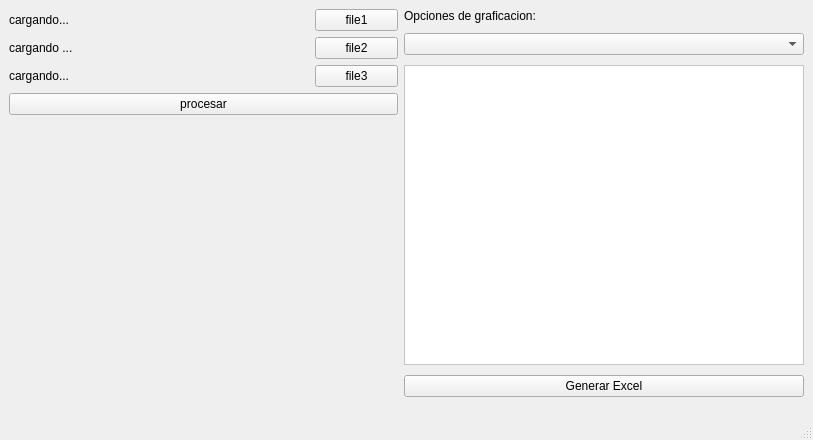
<?xml version="1.0" encoding="UTF-8"?>
<ui version="4.0">
 <class>MainWindow</class>
 <widget class="QMainWindow" name="MainWindow">
  <property name="geometry">
   <rect>
    <x>0</x>
    <y>0</y>
    <width>813</width>
    <height>440</height>
   </rect>
  </property>
  <property name="windowTitle">
   <string>MainWindow</string>
  </property>
  <widget class="QWidget" name="centralwidget">
   <layout class="QHBoxLayout" name="horizontalLayout_2">
    <item>
     <layout class="QHBoxLayout" name="horizontalLayout">
      <item>
       <layout class="QVBoxLayout" name="verticalLayout_4">
        <item>
         <layout class="QGridLayout" name="gridLayout">
          <item row="0" column="0">
           <widget class="QLabel" name="txtFile1">
            <property name="minimumSize">
             <size>
              <width>300</width>
              <height>0</height>
             </size>
            </property>
            <property name="text">
             <string>cargando...</string>
            </property>
           </widget>
          </item>
          <item row="1" column="1">
           <widget class="QPushButton" name="btnFile2">
            <property name="text">
             <string>file2</string>
            </property>
           </widget>
          </item>
          <item row="2" column="1">
           <widget class="QPushButton" name="btnFile3">
            <property name="text">
             <string>file3</string>
            </property>
           </widget>
          </item>
          <item row="1" column="0">
           <widget class="QLabel" name="txtFile2">
            <property name="minimumSize">
             <size>
              <width>300</width>
              <height>0</height>
             </size>
            </property>
            <property name="maximumSize">
             <size>
              <width>300</width>
              <height>16777215</height>
             </size>
            </property>
            <property name="text">
             <string>cargando ...</string>
            </property>
           </widget>
          </item>
          <item row="3" column="0" colspan="2">
           <widget class="QPushButton" name="btnProcess">
            <property name="text">
             <string>procesar</string>
            </property>
           </widget>
          </item>
          <item row="0" column="1">
           <widget class="QPushButton" name="btnFile1">
            <property name="text">
             <string>file1</string>
            </property>
           </widget>
          </item>
          <item row="2" column="0">
           <widget class="QLabel" name="txtFile3">
            <property name="minimumSize">
             <size>
              <width>300</width>
              <height>0</height>
             </size>
            </property>
            <property name="maximumSize">
             <size>
              <width>300</width>
              <height>16777215</height>
             </size>
            </property>
            <property name="text">
             <string>cargando...</string>
            </property>
           </widget>
          </item>
          <item row="4" column="0" colspan="2">
           <spacer name="verticalSpacer_2">
            <property name="orientation">
             <enum>Qt::Vertical</enum>
            </property>
            <property name="sizeHint" stdset="0">
             <size>
              <width>20</width>
              <height>40</height>
             </size>
            </property>
           </spacer>
          </item>
         </layout>
        </item>
       </layout>
      </item>
      <item>
       <layout class="QVBoxLayout" name="verticalLayout_5">
        <property name="spacing">
         <number>10</number>
        </property>
        <item>
         <widget class="QLabel" name="label_4">
          <property name="text">
           <string>Opciones de graficacion:</string>
          </property>
         </widget>
        </item>
        <item>
         <widget class="QComboBox" name="listData"/>
        </item>
        <item>
         <widget class="QFrame" name="graph">
          <property name="enabled">
           <bool>true</bool>
          </property>
          <property name="minimumSize">
           <size>
            <width>400</width>
            <height>300</height>
           </size>
          </property>
          <property name="maximumSize">
           <size>
            <width>300</width>
            <height>300</height>
           </size>
          </property>
          <property name="styleSheet">
           <string notr="true">background-color: rgb(255, 255, 255);</string>
          </property>
          <property name="frameShape">
           <enum>QFrame::StyledPanel</enum>
          </property>
          <property name="frameShadow">
           <enum>QFrame::Raised</enum>
          </property>
         </widget>
        </item>
        <item>
         <widget class="QPushButton" name="btnExcel">
          <property name="text">
           <string>Generar Excel</string>
          </property>
         </widget>
        </item>
        <item>
         <spacer name="verticalSpacer">
          <property name="orientation">
           <enum>Qt::Vertical</enum>
          </property>
          <property name="sizeHint" stdset="0">
           <size>
            <width>20</width>
            <height>40</height>
           </size>
          </property>
         </spacer>
        </item>
       </layout>
      </item>
     </layout>
    </item>
   </layout>
  </widget>
  <widget class="QStatusBar" name="statusbar"/>
 </widget>
 <resources/>
 <connections/>
</ui>
